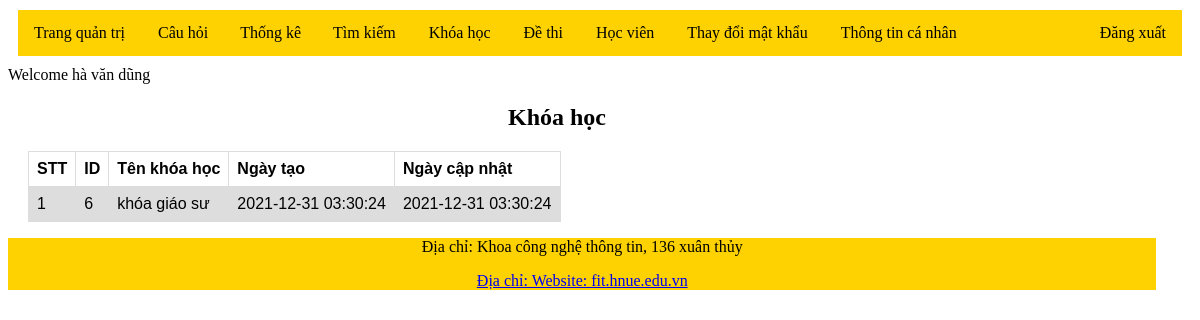
The page /khoahocchuacodethi.php (signed in) on the database its author committed.
### tables this page shows
CREATE TABLE `course` (
  `course_id` int(11) NOT NULL,
  `name` varchar(100) DEFAULT NULL,
  `create_day` timestamp NOT NULL DEFAULT current_timestamp(),
  `update_day` timestamp NOT NULL DEFAULT current_timestamp() ON UPDATE current_timestamp()
);

### khoahocchuacodethi.php (the view, shortened to what this page needs)
<!DOCTYPE html>
<html lang="en">
<head>
</head>
<body>
    <?php
    include 'connect.php';
    require 'header1.php';
    if(isset($_SESSION['user'])){
        echo "Welcome ". $_SESSION['user'];
    }else{
        header('location: Form_DN.php');
    }
    ?>
<table>
    <h2 class='canle'>Khóa học</h2>
        <tr>
            <th>STT</th>
            <th>ID</th>
            <th>Tên khóa học</th>
            <th>Ngày tạo</th>
            <th>Ngày cập nhật</th>
        </tr>
        <?php
        $stt=1;
    $records = mysqli_query($conn, "SELECT * FROM course
    WHERE NOT EXISTS(SELECT exams.course_id FROM exams WHERE course.course_id=exams.course_id )");
    while ($data = mysqli_fetch_array($records)) {
    ?>
        <tr>
            <td><?php echo $stt; $stt++; ?></td>
            <td><?php echo $data[0]; ?></td>
            <td><?php echo $data[1]; ?></td>
            <td><?php echo $data[2]; ?></td>
            <td><?php echo $data[3]; ?></td>
        </tr>
    <?php
    }
    ?>
    </table>
</body>
<?php   require 'footer.php'; ?>
</html>

### khoahocchuacodethi.php (style rules this page uses)
table { font-family: arial, sans-serif; border-collapse: collapse; width: 100%; width: auto; height: auto; margin-left: 20px; }
td, th { border: 1px solid #dddddd; text-align: left; padding: 8px; }
tr:nth-child(even) { background-color: #dddddd; }
.canle { margin-left: 500px; }

### rows shown on the page
course: course_id "6", name "khóa giáo sư", create_day "2021-12-31 03:30:24", update_day "2021-12-31 03:30:24"

### other values the page prints
$_SESSION['user'] "hà văn dũng"
